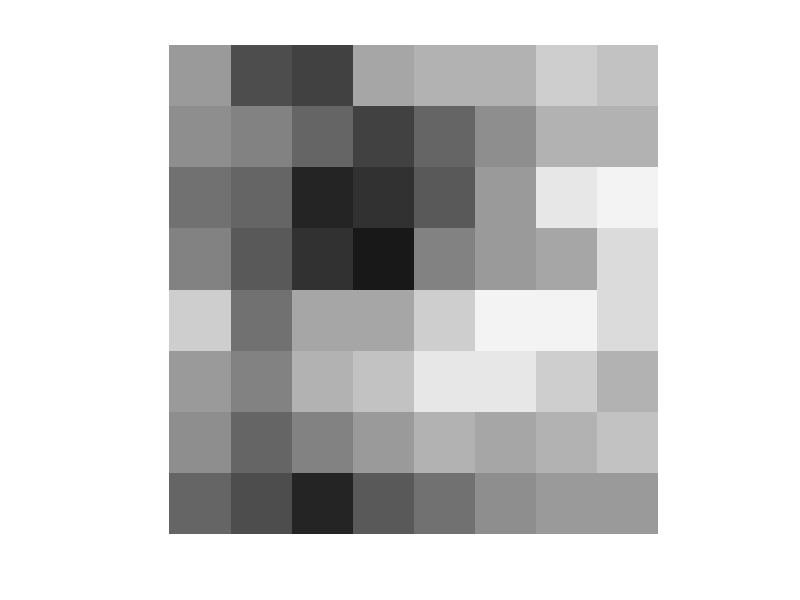
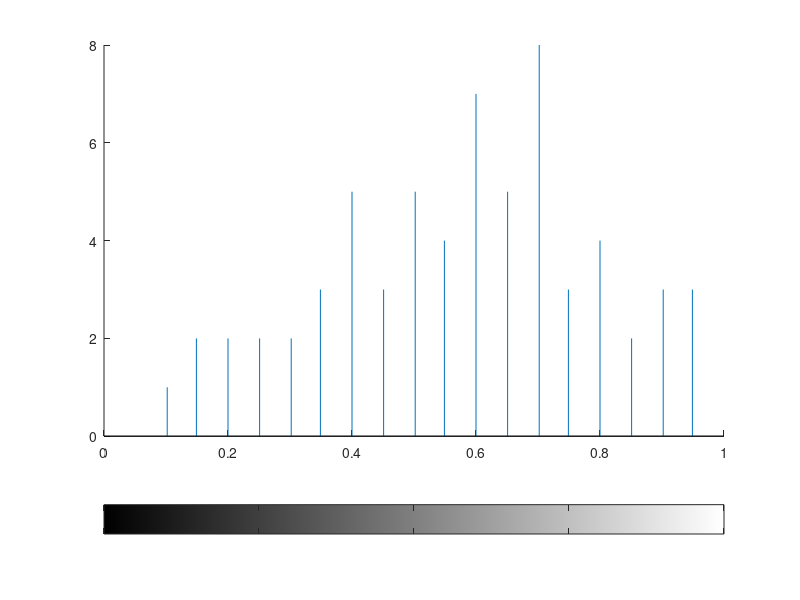
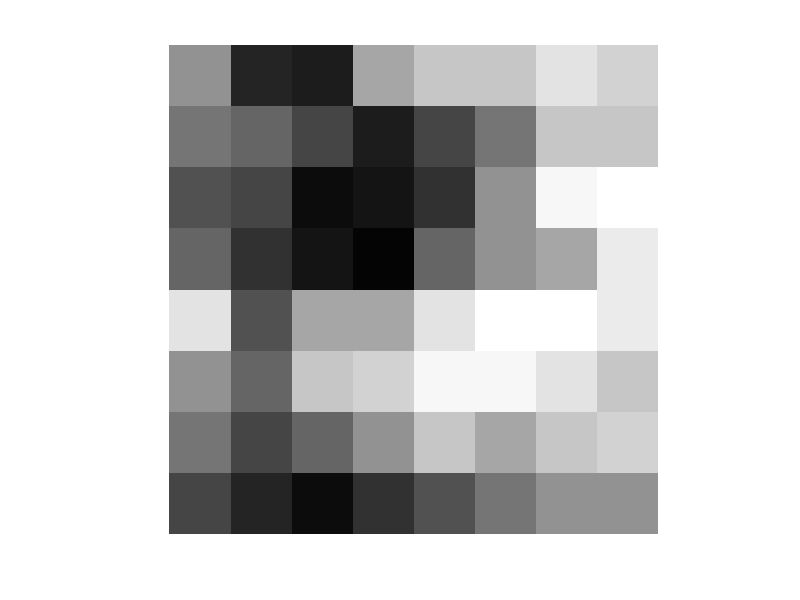
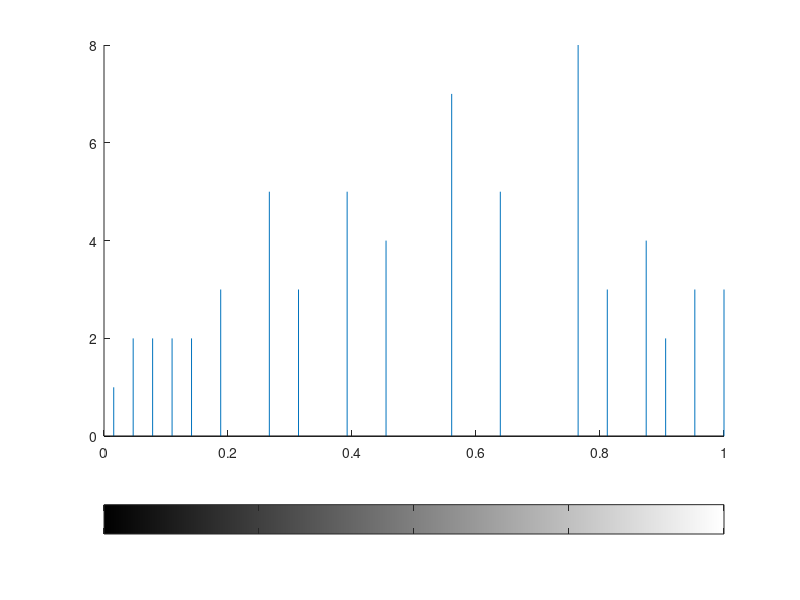

Write MATLAB code to recreate these figures, in order.
a= [12 6 5 13 14 14 16 15;11 10 8 5 8 11 14 14; 9 8 3 4 7 12 18 19;10 7 4 2 10 12 13 17;16 9 13 13 16 19 19 17;12 10 14 15 18 18 16 14;11 8 10 12 14 13 14 15;8 6 3 7 9 11 12 12  ];
a = a/20;
aeq = histeq(a);
imshow(a),
figure() , imhist(a), axis tight;
figure, imshow(aeq); 
figure, imhist(aeq), axis tight;
